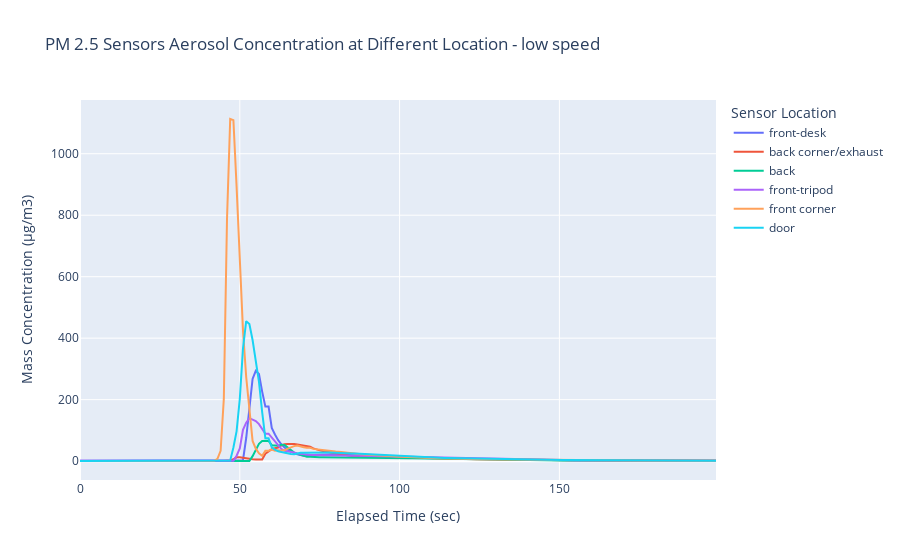
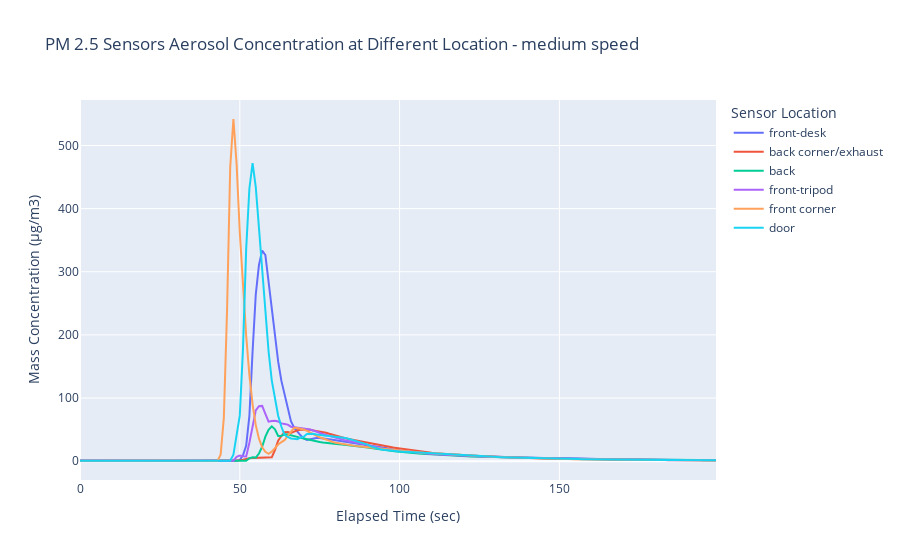
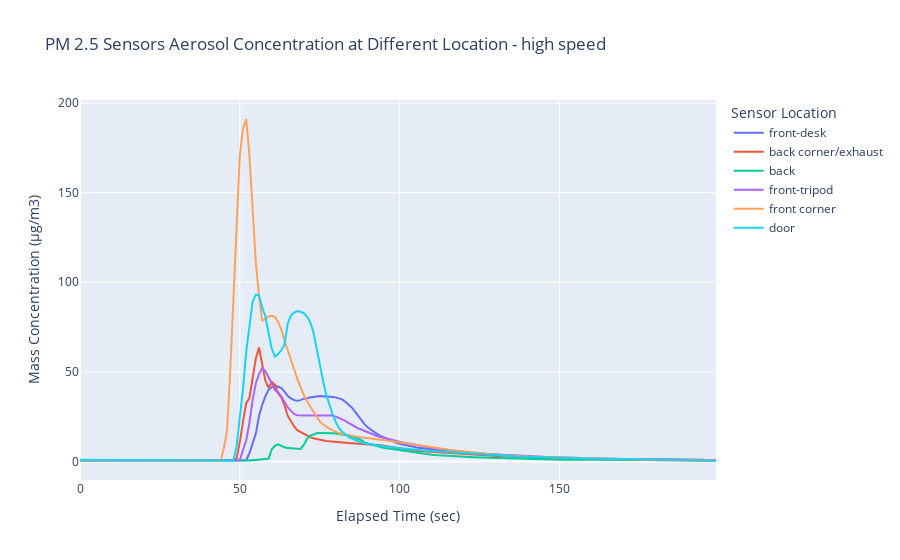
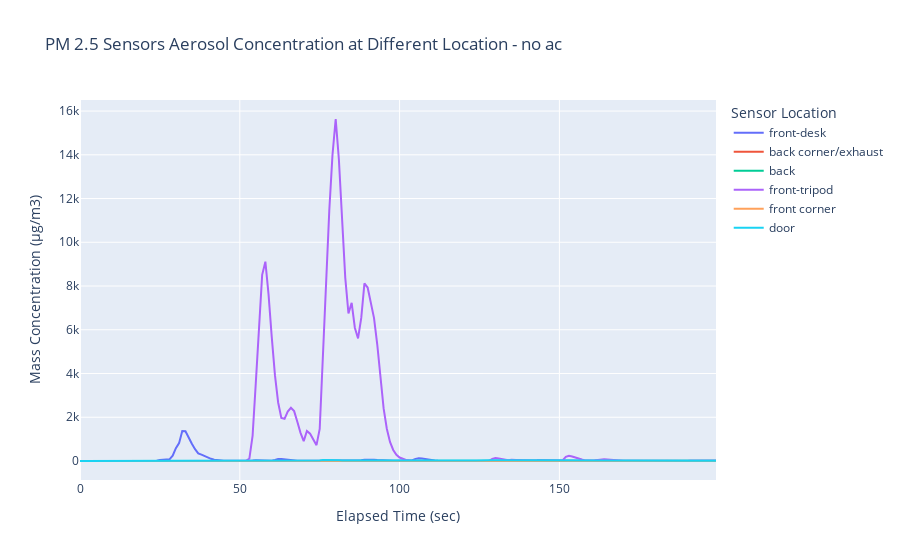

The cell these charts' notebook holds for them, in order:
### Code cell
ploty_event(df_low,  timestamp=300, interval=200, trial="low speed")
ploty_event(df_med,timestamp=30, interval=200, trial='medium speed')
ploty_event(df_high, timestamp=215, interval=200, trial='high speed')
ploty_event(df_noac, timestamp=50, interval = 200, trial='no ac')

### Figure 1 — Plotly figure (JSON) as saved in the notebook; plotly's stock layout.template omitted (floating-point values rounded to 4 significant figures; data arrays with more than 128 entries replaced by an {"elided": "..."} marker saying what was removed)
{"data": [{"name": "front-desk", "type": "scatter", "x": {"elided": "200 int values"}, "y": {"elided": "200 float values"}}, {"name": "back corner/exhaust", "type": "scatter", "x": {"elided": "200 int values"}, "y": {"elided": "200 float values"}}, {"name": "back", "type": "scatter", "x": {"elided": "200 int values"}, "y": {"elided": "200 float values"}}, {"name": "front-tripod", "type": "scatter", "x": {"elided": "200 int values"}, "y": {"elided": "200 float values"}}, {"name": "front corner", "type": "scatter", "x": {"elided": "200 int values"}, "y": {"elided": "200 float values"}}, {"name": "door", "type": "scatter", "x": {"elided": "200 int values"}, "y": {"elided": "200 float values"}}], "layout": {"legend": {"title": {"text": "Sensor Location"}}, "title": {"text": "PM 2.5 Sensors Aerosol Concentration at Different Location - low speed"}, "xaxis": {"title": {"text": "Elapsed Time (sec)"}}, "yaxis": {"title": {"text": "Mass Concentration (µg/m3)"}}}}

### Figure 2 — Plotly figure (JSON) as saved in the notebook; plotly's stock layout.template omitted (floating-point values rounded to 4 significant figures; data arrays with more than 128 entries replaced by an {"elided": "..."} marker saying what was removed)
{"data": [{"name": "front-desk", "type": "scatter", "x": {"elided": "200 int values"}, "y": {"elided": "200 float values"}}, {"name": "back corner/exhaust", "type": "scatter", "x": {"elided": "200 int values"}, "y": {"elided": "200 float values"}}, {"name": "back", "type": "scatter", "x": {"elided": "200 int values"}, "y": {"elided": "200 float values"}}, {"name": "front-tripod", "type": "scatter", "x": {"elided": "200 int values"}, "y": {"elided": "200 float values"}}, {"name": "front corner", "type": "scatter", "x": {"elided": "200 int values"}, "y": {"elided": "200 float values"}}, {"name": "door", "type": "scatter", "x": {"elided": "200 int values"}, "y": {"elided": "200 float values"}}], "layout": {"legend": {"title": {"text": "Sensor Location"}}, "title": {"text": "PM 2.5 Sensors Aerosol Concentration at Different Location - medium speed"}, "xaxis": {"title": {"text": "Elapsed Time (sec)"}}, "yaxis": {"title": {"text": "Mass Concentration (µg/m3)"}}}}

### Figure 3 — Plotly figure (JSON) as saved in the notebook; plotly's stock layout.template omitted (floating-point values rounded to 4 significant figures; data arrays with more than 128 entries replaced by an {"elided": "..."} marker saying what was removed)
{"data": [{"name": "front-desk", "type": "scatter", "x": {"elided": "200 int values"}, "y": {"elided": "200 float values"}}, {"name": "back corner/exhaust", "type": "scatter", "x": {"elided": "200 int values"}, "y": {"elided": "200 float values"}}, {"name": "back", "type": "scatter", "x": {"elided": "200 int values"}, "y": {"elided": "200 float values"}}, {"name": "front-tripod", "type": "scatter", "x": {"elided": "200 int values"}, "y": {"elided": "200 float values"}}, {"name": "front corner", "type": "scatter", "x": {"elided": "200 int values"}, "y": {"elided": "200 float values"}}, {"name": "door", "type": "scatter", "x": {"elided": "200 int values"}, "y": {"elided": "200 float values"}}], "layout": {"legend": {"title": {"text": "Sensor Location"}}, "title": {"text": "PM 2.5 Sensors Aerosol Concentration at Different Location - high speed"}, "xaxis": {"title": {"text": "Elapsed Time (sec)"}}, "yaxis": {"title": {"text": "Mass Concentration (µg/m3)"}}}}

### Figure 4 — Plotly figure (JSON) as saved in the notebook; plotly's stock layout.template omitted (floating-point values rounded to 4 significant figures; data arrays with more than 128 entries replaced by an {"elided": "..."} marker saying what was removed)
{"data": [{"name": "front-desk", "type": "scatter", "x": {"elided": "200 int values"}, "y": {"elided": "200 float values"}}, {"name": "back corner/exhaust", "type": "scatter", "x": {"elided": "200 int values"}, "y": {"elided": "200 float values"}}, {"name": "back", "type": "scatter", "x": {"elided": "200 int values"}, "y": {"elided": "200 float values"}}, {"name": "front-tripod", "type": "scatter", "x": {"elided": "200 int values"}, "y": {"elided": "200 float values"}}, {"name": "front corner", "type": "scatter", "x": {"elided": "200 int values"}, "y": {"elided": "200 float values"}}, {"name": "door", "type": "scatter", "x": {"elided": "200 int values"}, "y": {"elided": "200 float values"}}], "layout": {"legend": {"title": {"text": "Sensor Location"}}, "title": {"text": "PM 2.5 Sensors Aerosol Concentration at Different Location - no ac"}, "xaxis": {"title": {"text": "Elapsed Time (sec)"}}, "yaxis": {"title": {"text": "Mass Concentration (µg/m3)"}}}}
